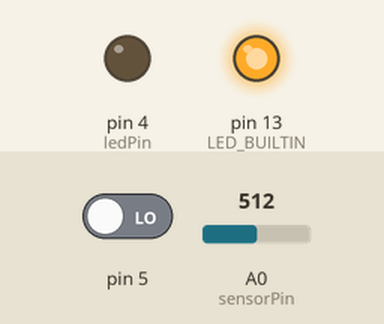
Bench run of a sketch on a simulated Arduino Uno, built with avr-gcc and run on an emulated ATmega328P. Parts: output pins drawn as LEDs (lit = HIGH). Inputs (shaded band) come from the test bench; at power-on: A0 (sensorPin) = 512, pin 5 LOW. What the sketch prints to the serial monitor is not drawn.

Above: at 6.2 s.
6.3 s: A0 (sensorPin) set to 106
9.3 s: A0 (sensorPin) set to 91
12.3 s: pin 5 driven HIGH
At 13.7 s:
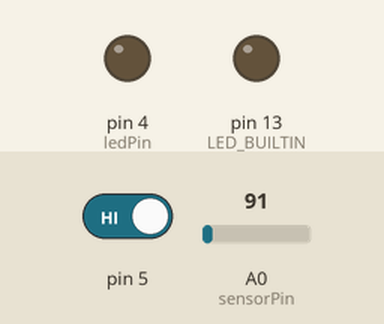
Timing chart, 0 to 18.8 s (numbered marks = the images above; inputs shaded):
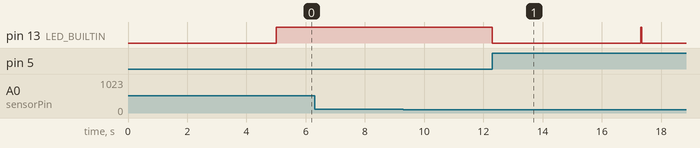

Measured:
- after the input at 6.3 s, every drawn part: stays the same
- after the input at 9.3 s, every drawn part: stays the same
- after the input at 12.3 s, pin 13 (LED_BUILTIN): HIGH → LOW at once, → HIGH 5.0 s later, → LOW 0.04 s later

The sketch:

photocell_calibrated_smoothed.ino
```cpp
/*
  HUZZAH Feather analog Input to serial and analog out with calibration
  additional smoothing with an array
*/

// These constants won't change. They're used to give names to the pins used:
const int sensorPin = A0;  // Analog input pin that the sensor is attached to
const int ledPin = 4; // Analog output pin that the LED is attached to

// variables
int sensorValue = 0;         // the sensor value
int sensorMin = 1023;        // minimum sensor value
int sensorMax = 0;           // maximum sensor value

// Define a number of samples to keep track of. The higher the number, the
// more the readings will be smoothed, but the slower the output will respond to
// the input. Using a constant rather than a normal variable lets us use this
// value to determine the size of the readings array.
const int numReadings = 10;

int readings[numReadings];      // the readings from the analog input
int readIndex = 0;              // the index of the current reading
int total = 0;                  // the running total
int average = 0;                // the average

void setup() {
  // initialize serial communications at 9600 bps:
  Serial.begin(9600);
  pinMode(ledPin, OUTPUT);
  pinMode(LED_BUILTIN, OUTPUT);

  // initialize all the readings to 0:
  for (int thisReading = 0; thisReading < numReadings; thisReading++) {
    readings[thisReading] = 0;
  }

  calibrateSensor();
}

void loop() {

  // optional switch to recalibrate
  if (digitalRead(5) == HIGH) {
    calibrateSensor();
  }

  // subtract the last reading:
  total = total - readings[readIndex];
  // read from the sensor:
  readings[readIndex] = analogRead(sensorPin);
  // add the reading to the total:
  total = total + readings[readIndex];
  // advance to the next position in the array:
  readIndex = readIndex + 1;

  // if we're at the end of the array...
  if (readIndex >= numReadings) {
    // ...wrap around to the beginning:
    readIndex = 0;
  }

  // calculate the average:
  average = total / numReadings;

  // apply the calibration to the sensor reading
  int outputValue = map(average, sensorMin, sensorMax, 0, 255);

  // in case the sensor value is outside the range seen during calibration
  outputValue = constrain(outputValue, 0, 255);

  // fade the LED using the calibrated value:
  analogWrite(ledPin, outputValue);

  // print the results to the Serial Monitor:
  Serial.print("sensor avg = ");
  Serial.print(average);
  Serial.print("\t output = ");
  Serial.println(outputValue);

  // wait 2 milliseconds before the next loop for the analog-to-digital
  // converter to settle after the last reading:
  delay(5);
}

void calibrateSensor() {
  digitalWrite(LED_BUILTIN, LOW);

  sensorMin = 1023;        // reset minimum sensor value
  sensorMax = 0;           // reset maximum sensor value

  // calibrate during the first five seconds
  long currentTime = millis();
  Serial.println("calibration");
  while (millis() < (currentTime + 5000)) {
    sensorValue = analogRead(sensorPin);

    // record the maximum sensor value
    if (sensorValue > sensorMax) {
      sensorMax = sensorValue;
    }

    // record the minimum sensor value
    if (sensorValue < sensorMin) {
      sensorMin = sensorValue;
    }
    Serial.print(".");
    yield(); // THIS IS IMPORTANT
  }
  Serial.println();
  // signal the end of the calibration period
  digitalWrite(LED_BUILTIN, HIGH);

}
```
